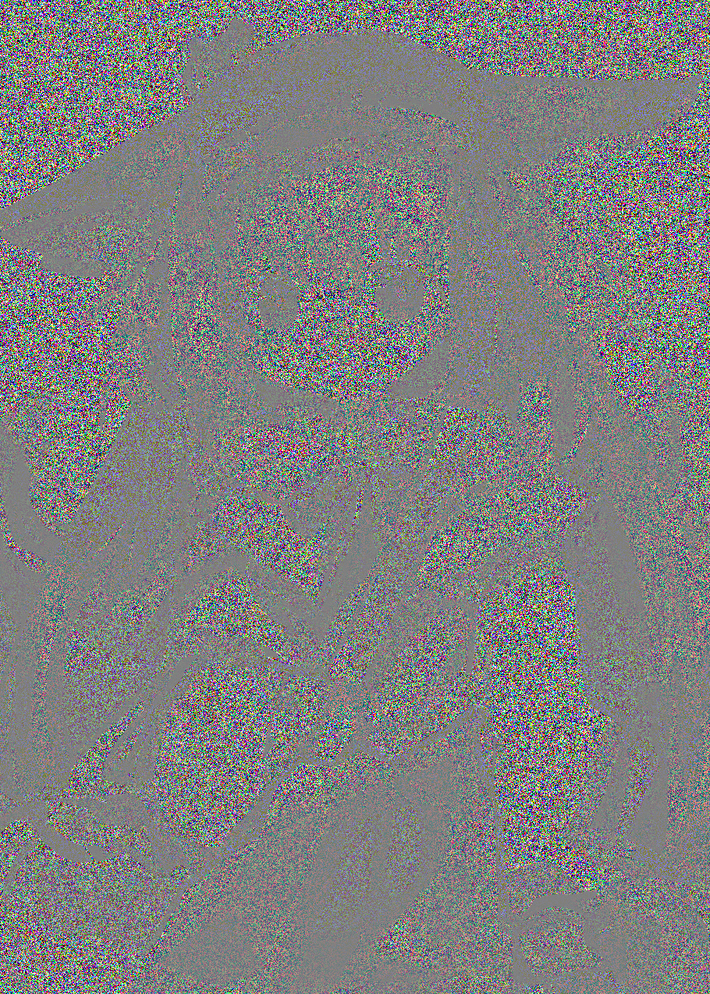
#> input picture input/de_illust_101854301_20221030_095847.png, 710 x 994 px, shrunk from 910 x 1274 before the run; its folder holds only this picture in this run
$ python main.py
#> lines starting #> are read from the running program, lines starting #| are printed output that depends on the picture
import sys
import cv2
import os
import numpy as np

def random_nr(size, seed=None):
    seed or np.random.seed(seed=seed)
    return np.random.randint(0,2,size,dtype=np.uint8)


def main():
    for p in os.listdir("input/"):
        inp = cv2.imread("input/"+p,cv2.IMREAD_COLOR)
#> inp is the input picture: shape (994, 710, 3); mean B, G, R 127.5, 127.4, 127.4
        rdp = random_nr(inp.shape,0)
        cv2.imwrite("output/p_"+p,rdp)
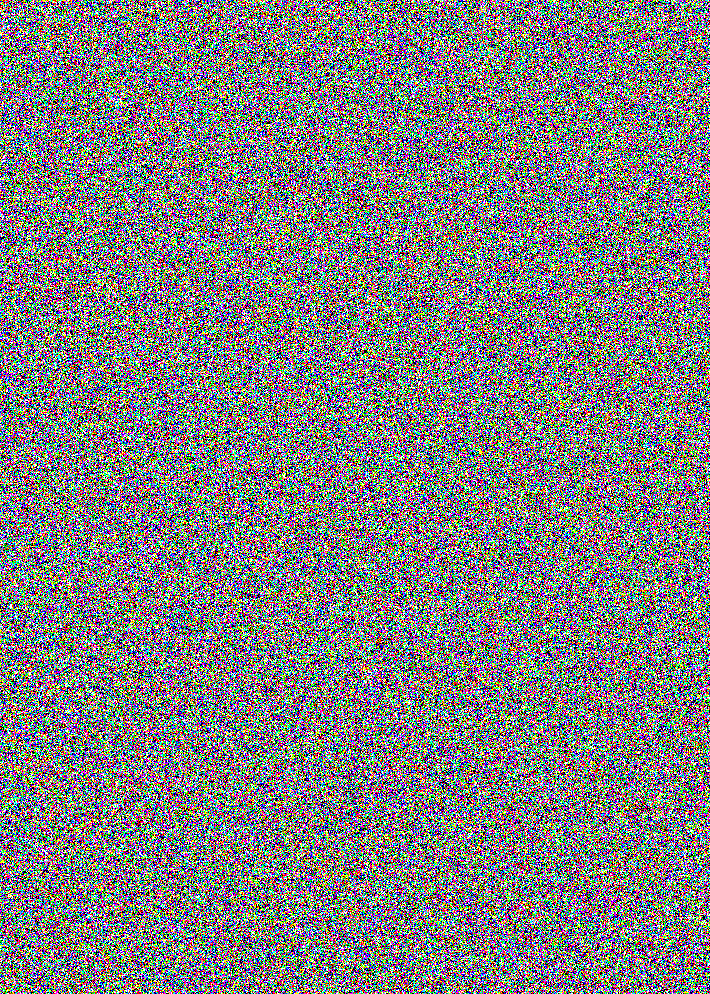
#> saved as p_de_illust_101854301_20221030_095847.png: shape (994, 710, 3); mean B, G, R 0.5, 0.5, 0.501; drawn with 1 as white
        rdp = rdp*(255-inp)+inp*(1-rdp)
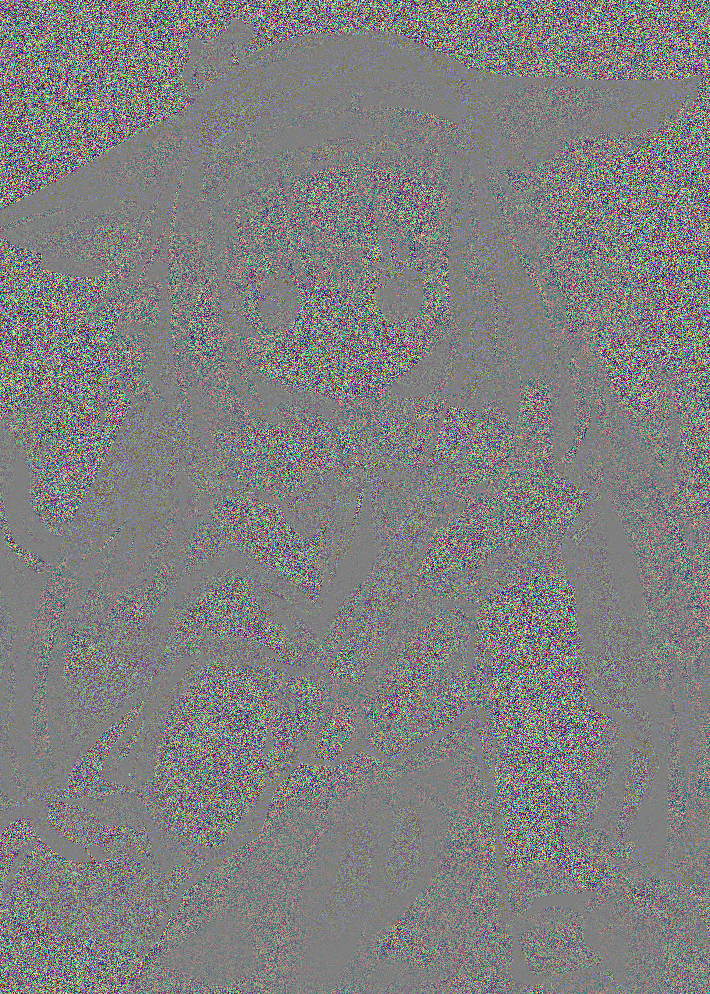
#> rdp: shape (994, 710, 3); mean B, G, R 127.6, 127.5, 127.6
        #cv2.imshow("inp",inp)
        cv2.imwrite("output/d_"+p,rdp)
        #cv2.imshow("rdp",rdp)
        #cv2.waitKey(0)

if __name__ == "__main__":
    main()
